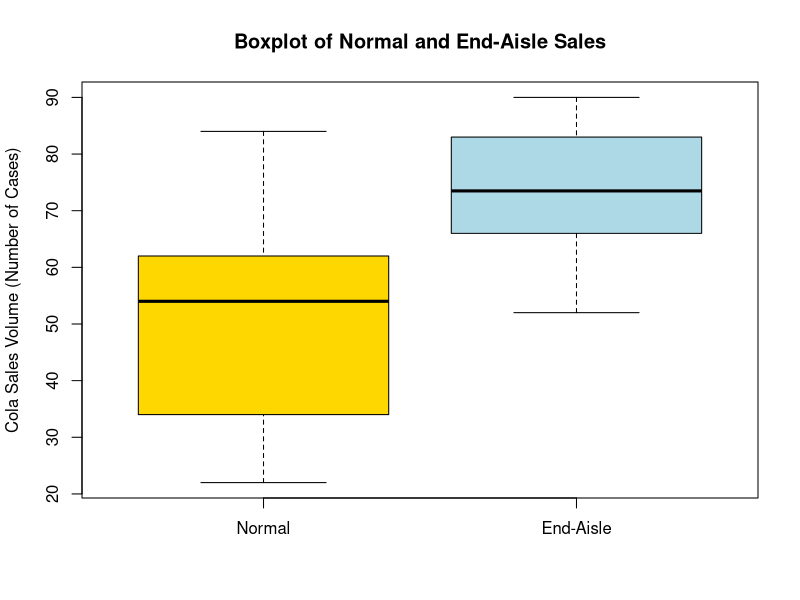

Write R code to recreate this figure. (Note: this script raises an error after producing the figure.)

## import data
Cola = read.csv("Cola.csv")

attach(Cola)

Cola
## visualise the sample data
boxplot(Normal, EndAisle, names=c("Normal", "End-Aisle"),
        ylab="Cola Sales Volume (Number of Cases)",
        main="Boxplot of Normal and End-Aisle Sales",
        col=c("gold", "light blue"))

#Testing for Normality on Normal Shelf data
shapiro.test(Normal)


#Testing for Normality on End Aisle Shelf data
shapiro.test(EndAisle)


#Testing for Equal variance
var.test(x=Normal, y=EndAisle)


## t test
t.test(Normal, EndAisle, var.equal=TRUE)

## F test
var.test(Normal, EndAisle)

detach(cola)
